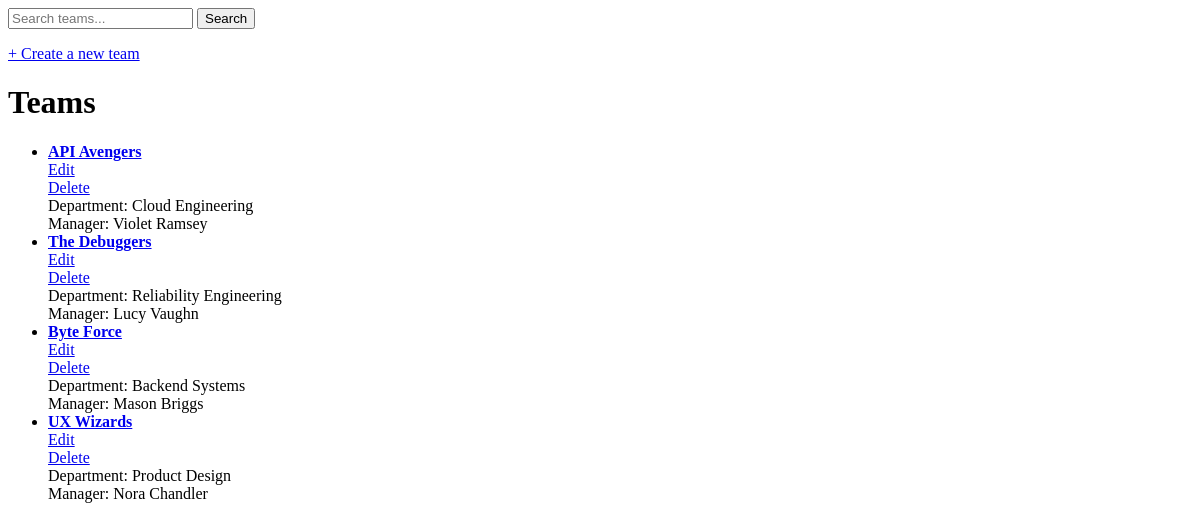
Before: / with the older database file.
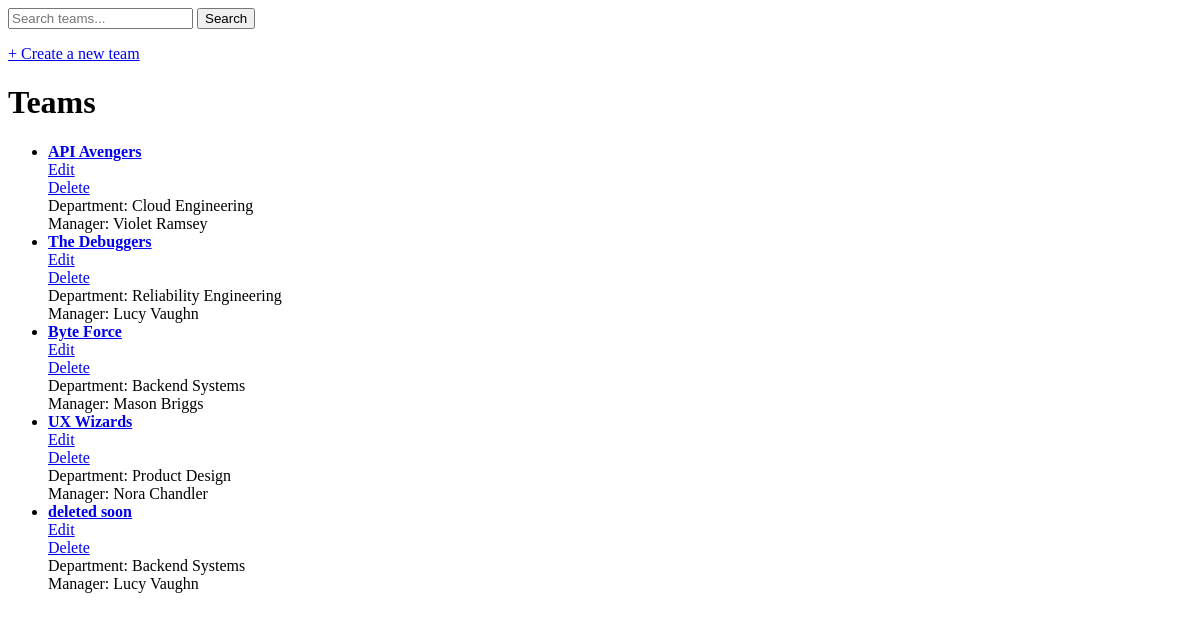
After: the same page with the newer database file.
### teams/models.py (models this page shows, shortened)
class Team(models.Model):
    name = models.CharField(max_length=100)
    department = models.CharField(max_length=100)
    manager = models.CharField(max_length=100)
    description = models.TextField(blank=True)

### teams/views.py (the view)
# urls.py: path('', views.team_list, name='team_list'),
def team_list(request):
    query = request.GET.get('q')
    if query:
        teams = Team.objects.filter(
    Q(name__icontains=query) |
    Q(department__icontains=query) |
    Q(manager__icontains=query)
)
    else:
        teams = Team.objects.all()
    return render(request, 'teams/team_list.html', {'teams': teams})

### teams/templates/teams/team_list.html
<form method="GET">
    <input type="text" name="q" placeholder="Search teams...">
    <button type="submit">Search</button>
</form>
<p><a href="/create/">+ Create a new team</a></p>
<h1>Teams</h1>
<ul>
{% if teams %}
  {% for team in teams %}
    <li><a href="/team/{{ team.id }}/">
    <strong>{{ team.name }}</strong>
</a>
<br>
<a href="/team/{{ team.id }}/edit/">Edit</a>
<br>
<a href="/team/{{ team.id }}/delete/">Delete</a>
<br>
Department: {{ team.department }}<br>
Manager: {{ team.manager }}
  {% endfor %}
{% else %}
<p>No teams found.</p>
{% endif %}
</ul>

Changed rows visible on the page:
added Team: name "deleted soon", department "Backend Systems", manager "Lucy Vaughn"
